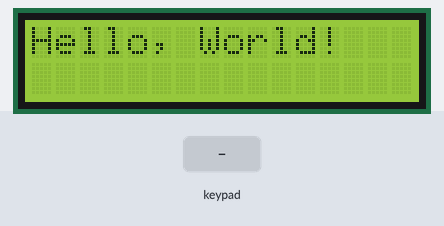
Simulated run of this sketch. Board: ESP32. Shown: 16×2 character LCD. Inputs (shaded band) come from the test bench. What the sketch prints to the serial monitor is not drawn.

Above: at 1.7 s.
1.8 s: keypad keys 2 7 2 6 2 5 3 3 # pressed 0.4 s apart
At 5.6 s:
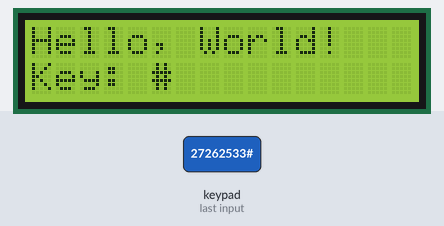
6.9 s: key 'A' pressed
At 8.1 s:
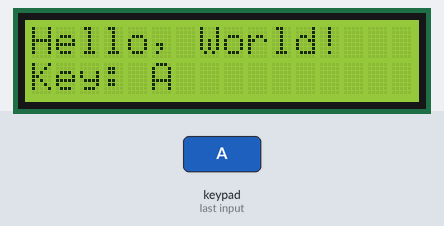
8.4 s: key 'B' pressed
At 9.6 s:
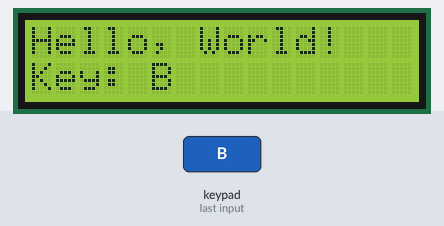
9.9 s: keypad keys 2 7 2 6 2 5 3 3 * pressed 0.4 s apart
At 14.1 s:
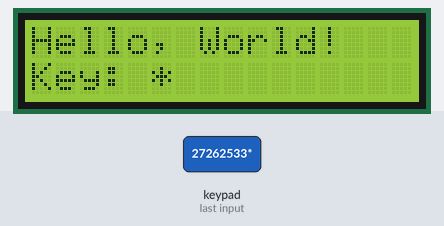
15.0 s: key 'C' pressed
At 15.7 s:
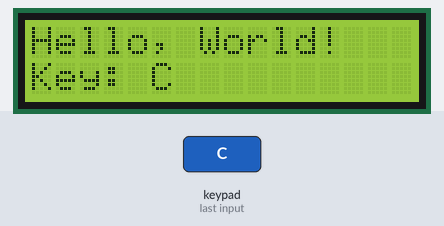
16.5 s: keypad keys 2 7 2 6 2 5 3 3 D pressed 0.4 s apart
At 19.5 s:
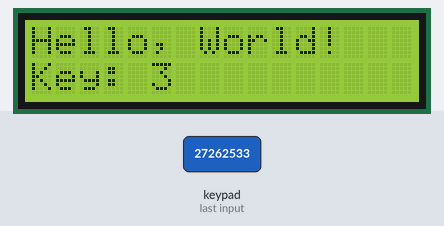
Timing chart, 0 to 21.0 s (numbered marks = the images above; inputs shaded):
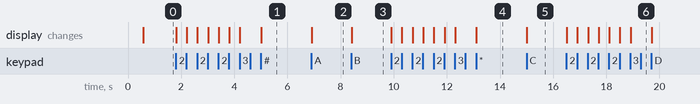

Measured:
- after the input at 1.8 s, the display: first changes at once (image 1 shows a later state)
- after the input at 6.9 s, the display: changes at once (image 2)
- after the input at 8.4 s, the display: changes at once (image 3)
- after the input at 9.9 s, the display: first changes at once (image 4 shows a later state)
- after the input at 15.0 s, the display: changes at once (image 5)
- after the input at 16.5 s, the display: first changes at once (image 6 shows a later state)

The sketch:

Project5_Test_Keypad_and_LCD.ino
```cpp
#include <Keypad.h>
#include <LiquidCrystal_I2C.h>
#include <Wire.h>

#define SDA 13 //Define SDA pins
#define SCL 14 //Define SCL pins

LiquidCrystal_I2C lcd(0x27,16,2);

// define the symbols on the buttons of the keypad
char keys[4][4] = {
  {'1', '2', '3', 'A'},
  {'4', '5', '6', 'B'},
  {'7', '8', '9', 'C'},
  {'*', '0', '#', 'D'}
};

byte rowPins[4] = {27, 26, 25, 33}; // connect to the row pinouts of the keypad
byte colPins[4] = {15, 21, 22, 23};   // connect to the column pinouts of the keypad

// initialize an instance of class NewKeypad
Keypad myKeypad = Keypad(makeKeymap(keys), rowPins, colPins, 4, 4);

void setup() {
  Serial.begin(115200); // Initialize the serial port and set the baud rate to 115200
  delay(500);
  Serial.println("ESP32 is ready!");  // Print the string "UNO is ready!"

  Wire.begin(SDA, SCL); // attach the IIC pin
  if (!i2CAddrTest(0x27)) {
    lcd = LiquidCrystal_I2C(0x3F, 16, 2);
  }
  lcd.init(); // LCD driver initialization
  lcd.backlight(); // Open the backlight
  lcd.setCursor(0,0); // Move the cursor to row 0, column 0
  lcd.print("Hello, World!"); // The print content is displayed on the LCD
}

void loop() {
  // Get the character input
  char keyPressed = myKeypad.getKey();
  // If there is a character input, sent it to the serial port
  if (keyPressed) {
    lcd.setCursor(0,1); // Move the cursor to row 1, column 0
    lcd.print("Key: ");
    lcd.print(keyPressed);
  }
}

bool i2CAddrTest(uint8_t addr) {
  Wire.begin();
  Wire.beginTransmission(addr);
  if (Wire.endTransmission() == 0) {
    return true;
  }
  return false;
}
```
